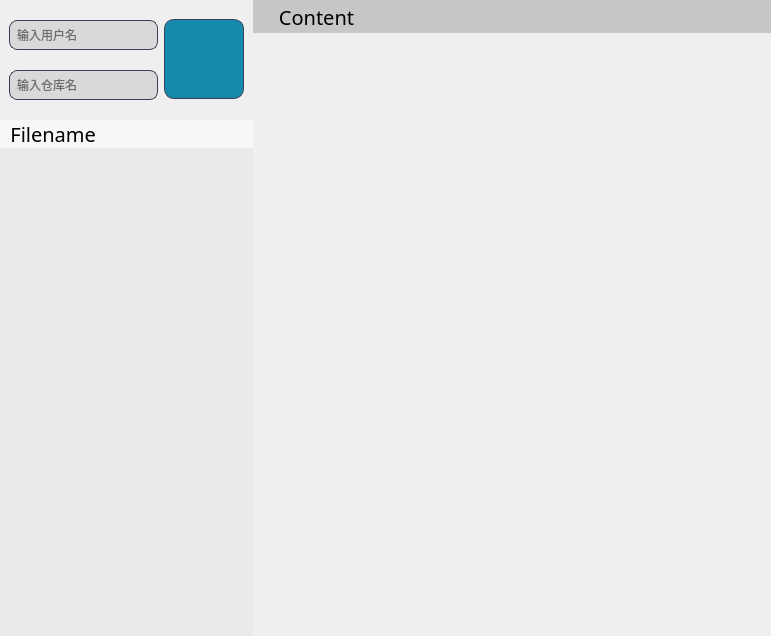
<?xml version="1.0" encoding="UTF-8"?>
<ui version="4.0">
 <class>Widget</class>
 <widget class="QWidget" name="Widget">
  <property name="geometry">
   <rect>
    <x>0</x>
    <y>0</y>
    <width>771</width>
    <height>636</height>
   </rect>
  </property>
  <property name="font">
   <font>
    <family>Microsoft YaHei</family>
   </font>
  </property>
  <property name="windowTitle">
   <string>Form</string>
  </property>
  <layout class="QGridLayout" name="gridLayout">
   <property name="leftMargin">
    <number>0</number>
   </property>
   <property name="topMargin">
    <number>0</number>
   </property>
   <property name="rightMargin">
    <number>0</number>
   </property>
   <property name="bottomMargin">
    <number>0</number>
   </property>
   <property name="spacing">
    <number>0</number>
   </property>
   <item row="0" column="0" rowspan="2">
    <widget class="QWidget" name="widget" native="true">
     <property name="minimumSize">
      <size>
       <width>253</width>
       <height>120</height>
      </size>
     </property>
     <property name="maximumSize">
      <size>
       <width>253</width>
       <height>120</height>
      </size>
     </property>
     <layout class="QGridLayout" name="gridLayout_2">
      <item row="1" column="0">
       <widget class="QLineEdit" name="lineEdit_2">
        <property name="minimumSize">
         <size>
          <width>0</width>
          <height>30</height>
         </size>
        </property>
        <property name="maximumSize">
         <size>
          <width>16777215</width>
          <height>30</height>
         </size>
        </property>
        <property name="font">
         <font>
          <family>Microsoft YaHei</family>
         </font>
        </property>
        <property name="focusPolicy">
         <enum>Qt::ClickFocus</enum>
        </property>
        <property name="styleSheet">
         <string notr="true">QLineEdit
{
	border:1px solid rgb(55,63,85);
	border-radius: 8px;
	padding-left: 5px; 
	background-color:rgb(217,217,217);
}
QLineEdit::hover
{
	border:2px solid rgb(142,202,230);
	border-radius: 8px;
	padding-left: 5px; 
	background-color:rgb(217,217,217);
}
QLineEdit::focus
{
	border:2px solid rgb(18,150,219);
	border-radius: 8px;
	padding-left: 5px; 
	background-color:rgb(217,217,217);
}</string>
        </property>
        <property name="placeholderText">
         <string>输入仓库名</string>
        </property>
       </widget>
      </item>
      <item row="0" column="1" rowspan="2">
       <widget class="QPushButton" name="pushButton">
        <property name="minimumSize">
         <size>
          <width>80</width>
          <height>80</height>
         </size>
        </property>
        <property name="cursor">
         <cursorShape>PointingHandCursor</cursorShape>
        </property>
        <property name="styleSheet">
         <string notr="true">QPushButton{
	border:1px solid rgb(55,63,85);
	border-radius: 10px;
	background-color:rgb(22,138,173);
}
QPushButton::hover{
	
	border:1px solid rgb(55,63,85);
	border-radius: 10px;
	background-color:rgb(18,150,219);
}</string>
        </property>
        <property name="text">
         <string/>
        </property>
        <property name="icon">
         <iconset resource="system.qrc">
          <normaloff>:/img/system/img/gitWhite.png</normaloff>:/img/system/img/gitWhite.png</iconset>
        </property>
        <property name="iconSize">
         <size>
          <width>40</width>
          <height>40</height>
         </size>
        </property>
       </widget>
      </item>
      <item row="0" column="0">
       <widget class="QLineEdit" name="lineEdit">
        <property name="minimumSize">
         <size>
          <width>0</width>
          <height>30</height>
         </size>
        </property>
        <property name="maximumSize">
         <size>
          <width>16777215</width>
          <height>30</height>
         </size>
        </property>
        <property name="font">
         <font>
          <family>Microsoft YaHei</family>
         </font>
        </property>
        <property name="focusPolicy">
         <enum>Qt::ClickFocus</enum>
        </property>
        <property name="styleSheet">
         <string notr="true">QLineEdit
{
	border:1px solid rgb(55,63,85);
	border-radius: 8px;
	padding-left: 5px; 
	background-color:rgb(217,217,217);
}
QLineEdit::hover
{
	border:2px solid rgb(142,202,230);
	border-radius: 8px;
	padding-left: 5px; 
	background-color:rgb(217,217,217);
}
QLineEdit::focus
{
	border:2px solid rgb(18,150,219);
	border-radius: 8px;
	padding-left: 5px; 
	background-color:rgb(217,217,217);
}</string>
        </property>
        <property name="placeholderText">
         <string>输入用户名</string>
        </property>
       </widget>
      </item>
     </layout>
    </widget>
   </item>
   <item row="0" column="1">
    <widget class="QLabel" name="label_3">
     <property name="minimumSize">
      <size>
       <width>0</width>
       <height>33</height>
      </size>
     </property>
     <property name="maximumSize">
      <size>
       <width>16777215</width>
       <height>33</height>
      </size>
     </property>
     <property name="font">
      <font>
       <family>Microsoft YaHei</family>
       <pointsize>15</pointsize>
       <weight>50</weight>
       <bold>false</bold>
      </font>
     </property>
     <property name="styleSheet">
      <string notr="true">background-color: rgb(201,199,198);
border-style: solid;</string>
     </property>
     <property name="frameShape">
      <enum>QFrame::Box</enum>
     </property>
     <property name="text">
      <string>     Content</string>
     </property>
    </widget>
   </item>
   <item row="2" column="0">
    <widget class="QLabel" name="label_2">
     <property name="font">
      <font>
       <family>Microsoft YaHei</family>
       <pointsize>15</pointsize>
       <weight>50</weight>
       <bold>false</bold>
      </font>
     </property>
     <property name="styleSheet">
      <string notr="true">background-color: rgb(247, 247, 247);
border-style: solid;</string>
     </property>
     <property name="frameShape">
      <enum>QFrame::Box</enum>
     </property>
     <property name="text">
      <string>  Filename</string>
     </property>
    </widget>
   </item>
   <item row="3" column="0">
    <widget class="QListWidget" name="listWidget">
     <property name="minimumSize">
      <size>
       <width>253</width>
       <height>0</height>
      </size>
     </property>
     <property name="maximumSize">
      <size>
       <width>200</width>
       <height>16777215</height>
      </size>
     </property>
     <property name="font">
      <font>
       <family>Microsoft YaHei</family>
      </font>
     </property>
     <property name="styleSheet">
      <string notr="true">background-color: rgb(236, 234, 232);</string>
     </property>
     <property name="frameShape">
      <enum>QFrame::NoFrame</enum>
     </property>
    </widget>
   </item>
   <item row="1" column="1" rowspan="3">
    <layout class="QGridLayout" name="gridLayout_3">
     <property name="horizontalSpacing">
      <number>0</number>
     </property>
    </layout>
   </item>
  </layout>
 </widget>
 <resources>
  <include location="system.qrc"/>
 </resources>
 <connections/>
</ui>
